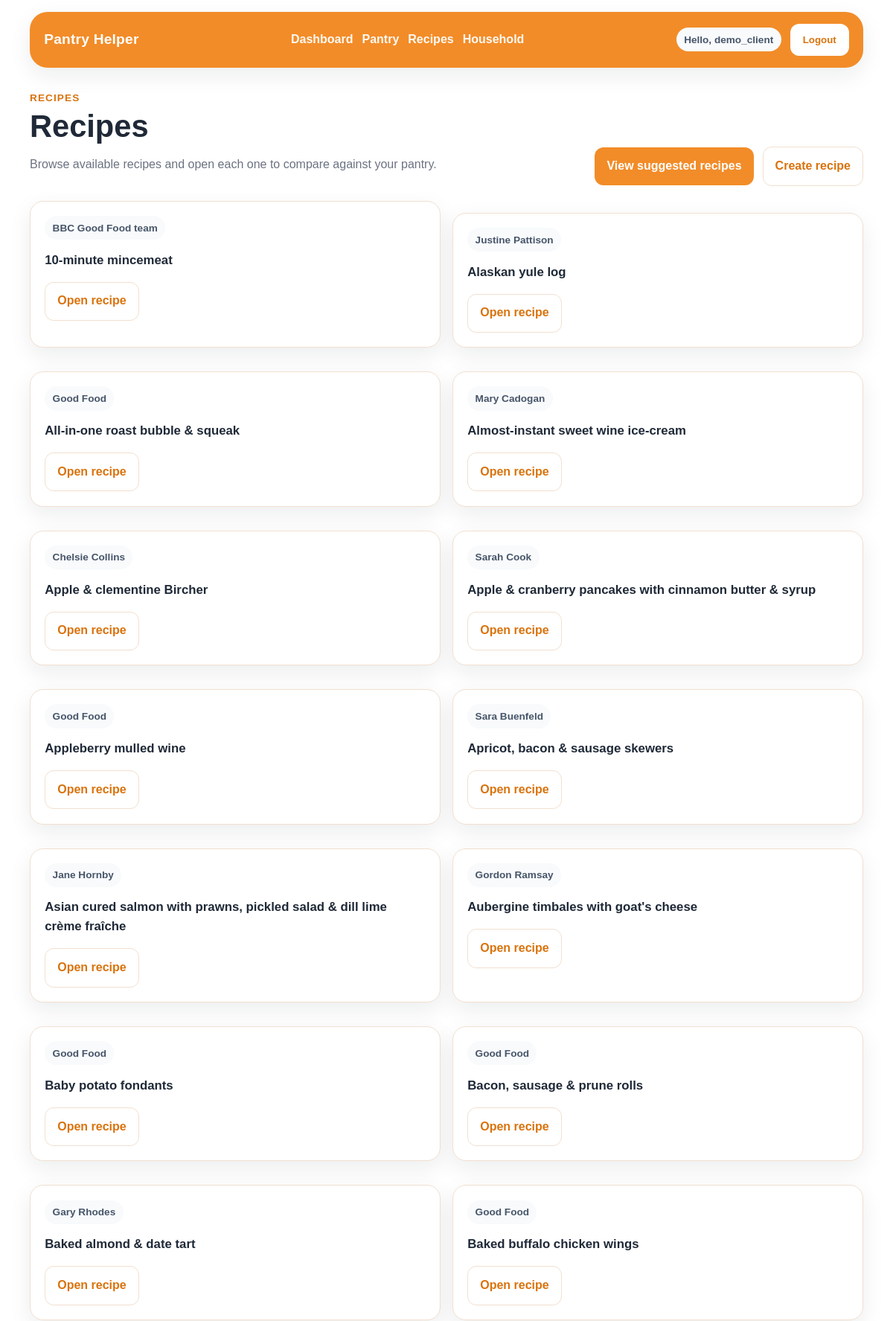
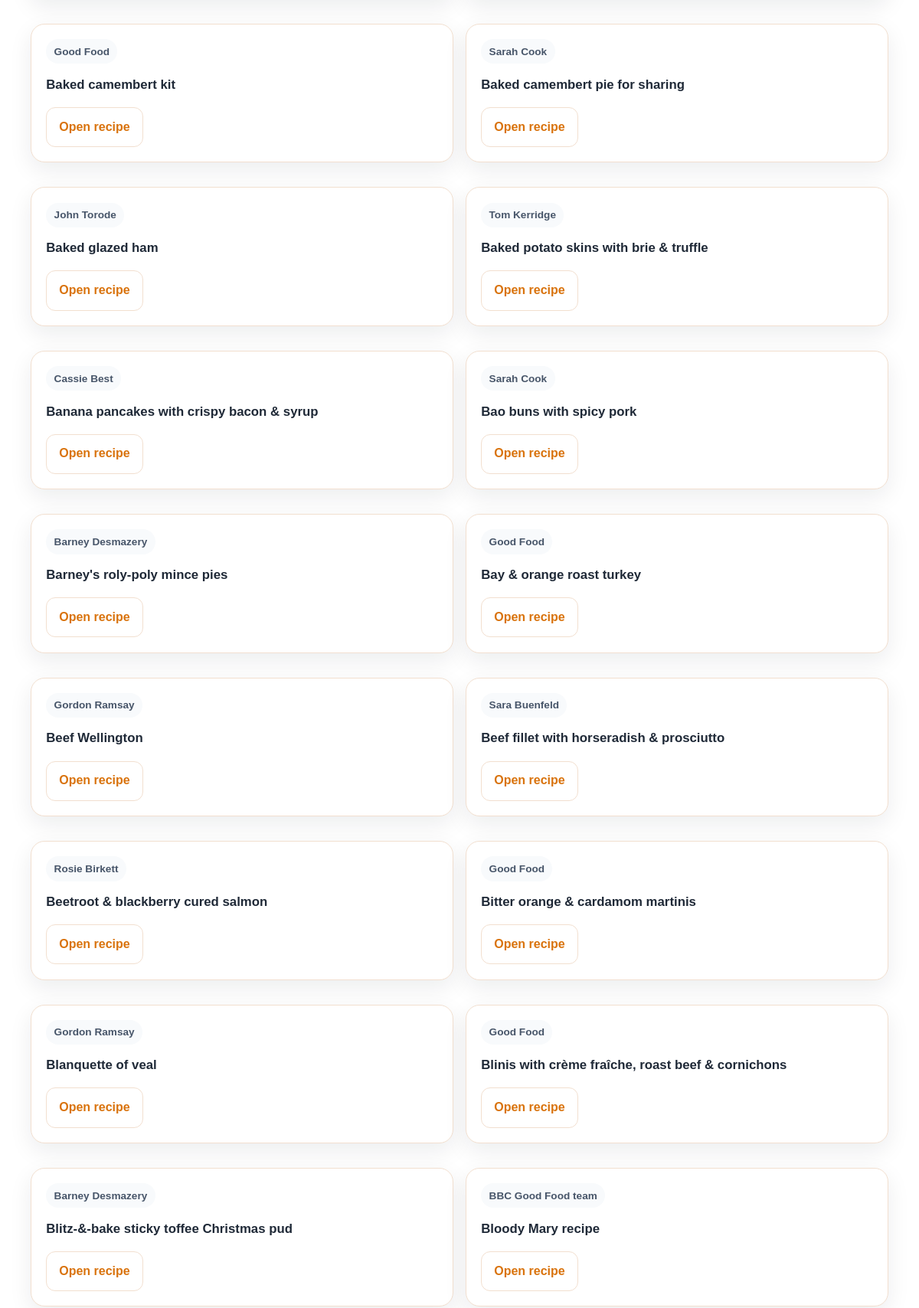
Page /recipes/ (signed in, upper part) on the committed database (2 pictures, top to bottom).
### app/models.py (models this page shows, shortened)
class Recipe(models.Model):
    household = models.ForeignKey(
        Household,
        on_delete=models.CASCADE,
        related_name='recipes',
        null=True,
        blank=True
    )
    created_by = models.ForeignKey(
        User,
        on_delete=models.SET_NULL,
        null=True,
        blank=True,
        related_name='created_recipes'
    )
    name = models.CharField(max_length=200)
    author = models.CharField(max_length=120, blank=True)
    source_url = models.URLField(blank=True)
    source_site = models.CharField(max_length=100, blank=True)
    is_preloaded = models.BooleanField(default=False)
    ingredients = models.ManyToManyField(
        Ingredient,
        through='RecipeIngredient',
        related_name='recipes'
    )
    class Meta:
        ordering = ['name']
        permissions = [
            ('view_suggested_recipes', 'Can view suggested recipes'),
        ]

### app/views.py (the view)
# urls.py: path('recipes/', views.recipe_list, name='recipe_list'),
@login_required
@permission_required('app.view_recipe', raise_exception=True)
def recipe_list(request):
    membership = get_membership(request.user)
    role = get_user_role(request.user)
    recipe_filter = Q(is_preloaded=True, household__isnull=True)
    if membership is not None:
        recipe_filter |= Q(
            household=membership.household,
            is_preloaded=False,
        )
    recipes = Recipe.objects.filter(recipe_filter).order_by('name')
    tparams = {
        'recipes': recipes,
        'membership': membership,
        'role': role,
        'can_add_recipe': request.user.has_perm('app.add_recipe') and membership is not None,
    }
    return render(request, 'app/recipes/recipelist.html', tparams)

### app/utils.py (called while the page is built)
def get_user_role(user):
    if not user.is_authenticated:
        return None
    group = user.groups.filter(name__in=ROLE_GROUPS).first()
    return group.name if group else None

def get_membership(user):
    return getattr(user, 'household_member', None)

### app/templates/app/recipes/recipelist.html (shortened to what this page needs)
{% extends "base.html" %}
{% block content %}
<div class="page-header">
    <div>
        <span class="eyebrow">Recipes</span>
        <h1>Recipes</h1>
        <p class="page-subtitle">Browse available recipes and open each one to compare against your pantry.</p>
    </div>
    <div class="page-actions">
        {% if perms.app.view_suggested_recipes %}
            <a href="{% url 'app:suggested_recipes' %}" class="btn">View suggested recipes</a>
        {% endif %}
        {% if can_add_recipe %}
            <a href="{% url 'app:recipe_new' %}" class="btn btn-secondary">Create recipe</a>
        {% endif %}
    </div>
</div>
{% if recipes %}
    <div class="card-grid card-grid-2">
        {% for recipe in recipes %}
            <article class="card">
                <div class="tag-row">
                    {% if recipe.author %}
                        <span class="tag tag-muted">{{ recipe.author }}</span>
                    {% else %}
                        <span class="tag tag-muted">Recipe</span>
                    {% endif %}
                </div>
                <h3 style="margin-top: 0.9rem;">{{ recipe.name }}</h3>
                <div class="page-actions" style="margin-top: 1rem;">
                    <a href="{% url 'app:recipe_detail' recipe.id %}" class="btn btn-secondary">Open recipe</a>
                </div>
            </article>
        {% endfor %}
    </div>
{% else %}
    <section class="card empty-state">
        <h2>No recipes available.</h2>
        <p class="page-subtitle">Load or create recipes first.</p>
    </section>
{% endif %}
{% endblock %}

### app/templates/loginpartial.html (shortened to what this page needs)
{% if user.is_authenticated %}
    <div class="auth-box">
        <span class="tag tag-muted">Hello, {{ user.username }}</span>
        <form action="{% url 'logout' %}" method="post" class="inline-form">
            <button type="submit" class="btn btn-light">Logout</button>
        </form>
    </div>
{% else %}
    <a href="{% url 'login' %}" class="btn btn-light">Login</a>
{% endif %}

### static/css/style.css (style rules this page uses)
:root { --bg: #ffffff; --surface: #ffffff; --surface-soft: #fff7ef; --border: #f2dfcf; --text: #1f2937; --muted: #6b7280; --accent: #f28c28; --accent-dark: #d9730d; --accent-soft: #fff2e2; --success-soft: #ecfdf3; --success-text: #166534; --warning-soft: #fff7ed; --warning-text: #9a3412; --danger-soft: #fff1f2; --danger-text: #be123c; --shadow: 0 10px 30px rgba(17, 24, 39, 0.08); --radius: 18px; }
* { box-sizing: border-box; }
html { scroll-behavior: smooth; }
body { margin: 0; font-family: Arial, Helvetica, sans-serif; background: var(--bg); color: var(--text); line-height: 1.55; }
a { color: var(--accent-dark); text-decoration: none; }
.nav-links, .nav-user, .auth-box, .inline-form, .page-actions, .tag-row { display: flex; align-items: center; gap: 0.75rem; flex-wrap: wrap; }
.page-header { display: flex; justify-content: space-between; align-items: end; gap: 1rem; margin-bottom: 1.25rem; flex-wrap: wrap; }
.eyebrow { display: inline-block; font-size: 0.85rem; font-weight: 700; color: var(--accent-dark); text-transform: uppercase; letter-spacing: 0.08em; margin-bottom: 0.35rem; }
h1, h2, h3 { margin-top: 0; color: var(--text); }
h1 { font-size: clamp(1.9rem, 4vw, 2.6rem); line-height: 1.1; margin-bottom: 0.5rem; }
h3 { font-size: 1.05rem; margin-bottom: 0.35rem; }
.page-subtitle, .muted, .item-notes, .helper-text { color: var(--muted); }
.card { background: var(--surface); border: 1px solid var(--border); border-radius: var(--radius); padding: 1.2rem; box-shadow: var(--shadow); }
.card + .card { margin-top: 1rem; }
.card-grid { display: grid; gap: 1rem; }
.card-grid-2 { grid-template-columns: repeat(2, minmax(0, 1fr)); }
.btn, button, input[type="submit"] { border: 0; border-radius: 12px; background: var(--accent); color: white; font-weight: 700; padding: 0.8rem 1rem; cursor: pointer; transition: 0.2s ease; text-decoration: none; display: inline-flex; align-items: center; justify-content: center; }
.btn-secondary { background: white; color: var(--accent-dark); border: 1px solid var(--border); }
.btn-light { background: white; color: var(--accent-dark); border: 1px solid rgba(255, 255, 255, 0.5); }
.tag { display: inline-flex; align-items: center; padding: 0.35rem 0.65rem; border-radius: 999px; background: var(--accent-soft); color: var(--accent-dark); font-size: 0.85rem; font-weight: 700; }
.tag-muted { background: #f8fafc; color: #475569; }
form { margin: 0; }
.inline-form { margin: 0; }

### rows in the picture
Recipe: author "BBC Good Food team", name "10-minute mincemeat"
Recipe: author "Justine Pattison", name "Alaskan yule log"
Recipe: author "Good Food", name "All-in-one roast bubble & squeak"
Recipe: author "Mary Cadogan", name "Almost-instant sweet wine ice-cream"
Recipe: author "Chelsie Collins", name "Apple & clementine Bircher"
Recipe: author "Sarah Cook", name "Apple & cranberry pancakes with cinnamon butter & syrup"
Recipe: author "Good Food", name "Appleberry mulled wine"
Recipe: author "Sara Buenfeld", name "Apricot, bacon & sausage skewers"
Recipe: author "Jane Hornby", name "Asian cured salmon with prawns, pickled salad & dill lime crème fraîche"
Recipe: author "Gordon Ramsay", name "Aubergine timbales with goat's cheese"
Recipe: author "Good Food", name "Baby potato fondants"
Recipe: author "Good Food", name "Bacon, sausage & prune rolls"
Recipe: author "Gary Rhodes", name "Baked almond & date tart"
Recipe: author "Good Food", name "Baked buffalo chicken wings"
Recipe: author "Good Food", name "Baked camembert kit"
Recipe: author "Sarah Cook", name "Baked camembert pie for sharing"
Recipe: author "John Torode", name "Baked glazed ham"
Recipe: author "Tom Kerridge", name "Baked potato skins with brie & truffle"
Recipe: author "Cassie Best", name "Banana pancakes with crispy bacon & syrup"
Recipe: author "Sarah Cook", name "Bao buns with spicy pork"
Recipe: author "Barney Desmazery", name "Barney's roly-poly mince pies"
Recipe: author "Good Food", name "Bay & orange roast turkey"
Recipe: author "Gordon Ramsay", name "Beef Wellington"
Recipe: author "Sara Buenfeld", name "Beef fillet with horseradish & prosciutto"
Recipe: author "Rosie Birkett", name "Beetroot & blackberry cured salmon"
Recipe: author "Good Food", name "Bitter orange & cardamom martinis"
Recipe: author "Gordon Ramsay", name "Blanquette of veal"
Recipe: author "Good Food", name "Blinis with crème fraîche, roast beef & cornichons"
Recipe: author "Barney Desmazery", name "Blitz-&-bake sticky toffee Christmas pud"
Recipe: author "BBC Good Food team", name "Bloody Mary recipe"

### other values in the picture
{{ user.username }} "demo_client"
